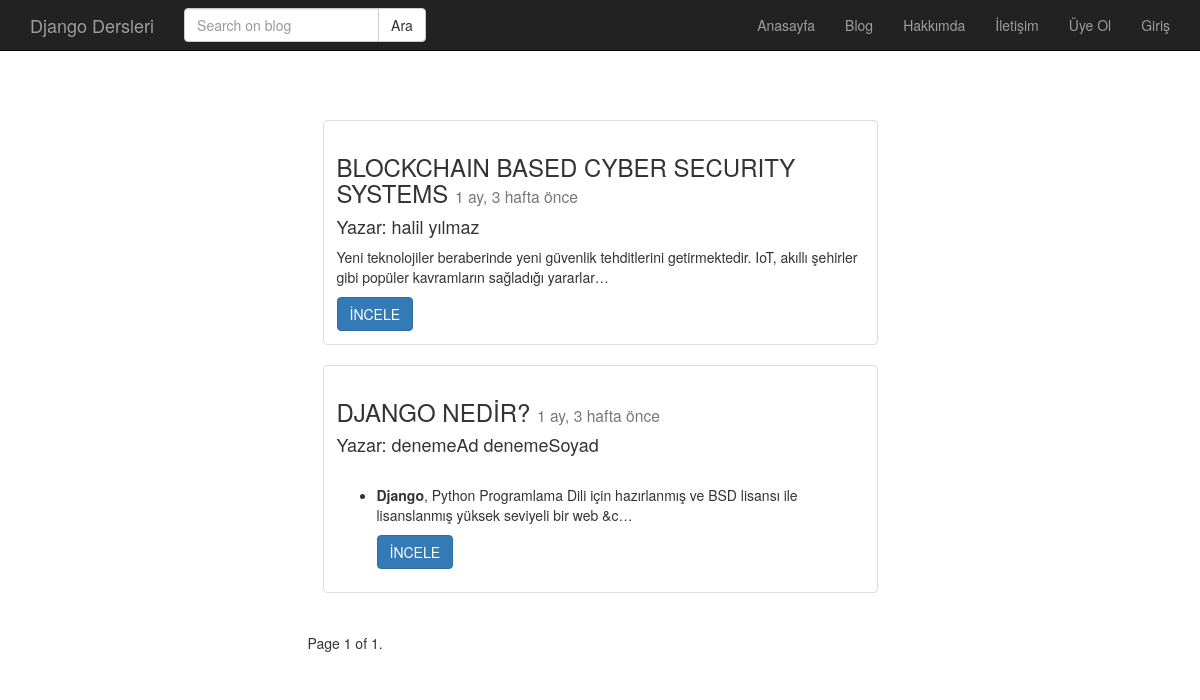
Screenshot of /post/index with the database file from the repository.
### post/models.py (models this page shows, shortened)
class Post(models.Model):
    user=models.ForeignKey('auth.User',verbose_name='Yazar')#yazar post ilişkisi
    title=models.CharField(max_length=120, verbose_name='Başlık')
    content=RichTextField(verbose_name='İçerik')
    publishingDate=models.DateTimeField(verbose_name='Yayınlanma Tarihi',auto_now_add=True)
    image=models.ImageField(null=True, blank=True)
    slug=models.SlugField(unique=True, editable=False,max_length=130)#bu alana url kısmında rakam yerine başlık bilgisi gelecek ,editable=false demek o alanı gizle demek otomatik değer atanır
    from ckeditor.fields import RichTextField #ckeditor için
    def get_absolute_url(self):
        return reverse ('post:detail',kwargs={'slug':self.slug})
    class Meta:
        ordering=['-publishingDate','id']

### post/views.py (the view, shortened to what this page needs)
def post_index(request):
    postList=Post.objects.all()
    query=request.GET.get('q')
    paginator = Paginator(postList, 5) # Show 25 contacts per page
    page = request.GET.get('page')
    try:
        posts = paginator.page(page)
    except PageNotAnInteger:
        posts = paginator.page(1)
    except EmptyPage:
        posts = paginator.page(paginator.num_pages)
    return render(request,'post/index.html',{'posts':posts})

### templates/post/index.html (shortened to what this page needs)
{%extends 'base.html'%}
{%block body%}
<div class="container">
    <br />
<br />
<br />
<br />
<br />
    {%      for post in posts %}
       <div class=" row" >
           <div class="col-md-6 col-md-offset-3">
                <div class="thumbnail">
                    <div class="caption">
                        <h3 class="card-title">{{post.title}} <small>{{post.publishingDate|timesince}} önce</small></h3>
                        <h4>Yazar: {{post.user.get_full_name}}</h4>
                        <p class="card-text">{{post.content|safe|linebreaksbr|truncatechars:150}}</p>
                        <a href="{{post.get_absolute_url}}" class="btn btn-primary">İNCELE</a>
                    </div>
                </div>
           </div>
       </div>
      {% endfor  %}
    </div>
 <div class=" row" >
           <div class="col-md-6 col-md-offset-3">
        <div class="pagination">
            <span class="step-links">
                <span class="current">
                    Page {{ posts.number }} of {{ posts.paginator.num_pages }}.
                </span>
            </span>
            </div>
        </div>
        </div>
{%endblock%}

### templates/base.html (shortened to what this page needs)
﻿<!DOCTYPE html>
{%load static%}
<html lang="en" xmlns="http://www.w3.org/1999/xhtml">
<head>
    <link rel="stylesheet" href="{% static 'css/bootstrap.min.css' %}">
</head>
<body>
    {%include 'header.html'%}
    {%block body%}
    {% endblock %}
</body>
</html>

### templates/header.html (shortened to what this page needs)
<nav class="navbar navbar-inverse navbar-fixed-top" role="banner">
    <div class="container">
        <div class="navbar-header">
            <a href="{% url 'home'%}" class="navbar-brand">Django Dersleri</a>
        </div>
        <nav class="collapse navbar-collapse" role="navigation">
            <form class="navbar-form navbar-left" role="search" method="GET" action="">
                <div class="input-group">
                    <input class="form-control" type="text" name="q" placeholder="Search on blog" value="{{request.GET.q}}" >
                    <span class="input-group-btn">
                        <input class="btn btn-default" type="submit" value="Ara">
                    </span>
                </div>
            </form>
            <ul class="nav navbar-nav navbar-right">
                    <li><a href="{% url 'home'%}">Anasayfa</a></li>
                    <li><a href="{% url 'post:index'%}">Blog</a></li>
                    <li><a href="#">Hakkımda</a></li>
                    <li><a href="#">İletişim</a></li>
                {%if not request.user.is_authenticated %}
                    <li><a href="{% url 'accounts:register'%}">Üye Ol</a></li>
                    <li><a href="{% url 'accounts:login'%}">Giriş</a></li>
                {%else%}
                    <li><a href="{% url 'accounts:logout'%}">Çıkış</a></li>
                {%endif%}
            </ul>
        </nav>
    </div>
</nav>

### rows the page displays
Post: title "BLOCKCHAIN BASED CYBER SECURITY SYSTEMS", publishingDate "1 ay, 3 hafta", user.get_full_name "halil yılmaz", content "Yeni teknolojiler beraberinde yeni güvenlik tehditlerini getirmektedir. IoT, akıllı şehirler gibi popüler kavramların sağladığı yararlar…"
Post: title "DJANGO NEDİR?", publishingDate "1 ay, 3 hafta", user.get_full_name "denemeAd denemeSoyad", content "Django , Python Programlama Dili için hazırlanmış ve BSD lisansı ile lisanslanmış yüksek seviyeli bir web &c…"

### other values shown
{{ posts.number }} "1"
{{ posts.paginator.num_pages }} "1"
